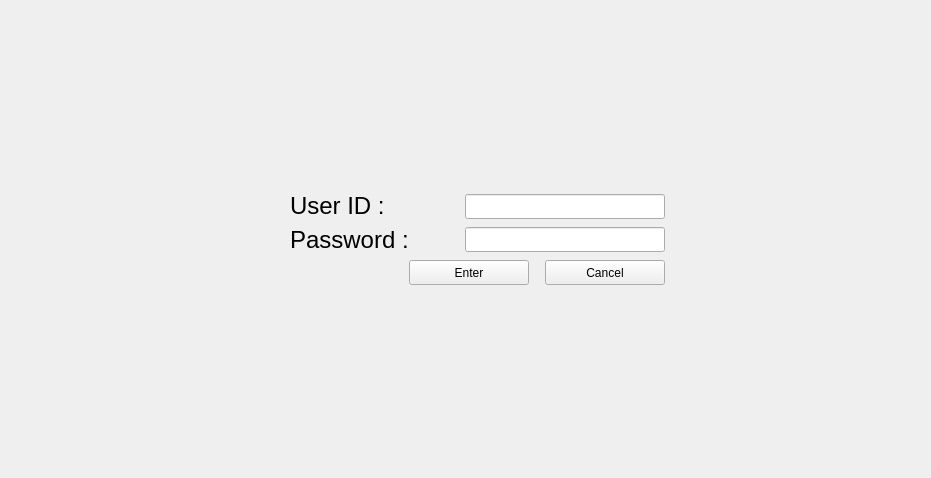
<?xml version="1.0" encoding="UTF-8"?>
<ui version="4.0">
 <class>Form_Login</class>
 <widget class="QWidget" name="Form_Login">
  <property name="geometry">
   <rect>
    <x>0</x>
    <y>0</y>
    <width>931</width>
    <height>478</height>
   </rect>
  </property>
  <property name="windowTitle">
   <string>Form</string>
  </property>
  <layout class="QGridLayout" name="gridLayout">
   <item row="0" column="1">
    <layout class="QVBoxLayout" name="verticalLayout">
     <item>
      <layout class="QVBoxLayout" name="verticalLayout_4">
       <item>
        <layout class="QHBoxLayout" name="horizontalLayout_2">
         <item>
          <layout class="QVBoxLayout" name="verticalLayout_2">
           <property name="leftMargin">
            <number>25</number>
           </property>
           <item>
            <widget class="QLabel" name="label">
             <property name="text">
              <string>&lt;html&gt;&lt;head/&gt;&lt;body&gt;&lt;p&gt;&lt;span style=&quot; font-size:18pt;&quot;&gt;User ID :&lt;/span&gt;&lt;/p&gt;&lt;/body&gt;&lt;/html&gt;</string>
             </property>
            </widget>
           </item>
           <item>
            <widget class="QLabel" name="label_2">
             <property name="text">
              <string>&lt;html&gt;&lt;head/&gt;&lt;body&gt;&lt;p&gt;&lt;span style=&quot; font-size:18pt;&quot;&gt;Password :&lt;/span&gt;&lt;/p&gt;&lt;/body&gt;&lt;/html&gt;</string>
             </property>
            </widget>
           </item>
          </layout>
         </item>
         <item>
          <spacer name="horizontalSpacer_2">
           <property name="orientation">
            <enum>Qt::Horizontal</enum>
           </property>
           <property name="sizeType">
            <enum>QSizePolicy::Fixed</enum>
           </property>
           <property name="sizeHint" stdset="0">
            <size>
             <width>50</width>
             <height>20</height>
            </size>
           </property>
          </spacer>
         </item>
         <item>
          <layout class="QVBoxLayout" name="verticalLayout_3">
           <item>
            <widget class="QLineEdit" name="lineEdit">
             <property name="minimumSize">
              <size>
               <width>200</width>
               <height>25</height>
              </size>
             </property>
             <property name="maximumSize">
              <size>
               <width>1000</width>
               <height>25</height>
              </size>
             </property>
            </widget>
           </item>
           <item>
            <widget class="QLineEdit" name="lineEdit_2">
             <property name="minimumSize">
              <size>
               <width>200</width>
               <height>25</height>
              </size>
             </property>
             <property name="maximumSize">
              <size>
               <width>1000</width>
               <height>25</height>
              </size>
             </property>
            </widget>
           </item>
          </layout>
         </item>
        </layout>
       </item>
       <item>
        <layout class="QHBoxLayout" name="horizontalLayout" stretch="3,3,0,0">
         <property name="sizeConstraint">
          <enum>QLayout::SetDefaultConstraint</enum>
         </property>
         <property name="leftMargin">
          <number>0</number>
         </property>
         <property name="bottomMargin">
          <number>0</number>
         </property>
         <item>
          <spacer name="horizontalSpacer_3">
           <property name="orientation">
            <enum>Qt::Horizontal</enum>
           </property>
           <property name="sizeType">
            <enum>QSizePolicy::Expanding</enum>
           </property>
           <property name="sizeHint" stdset="0">
            <size>
             <width>150</width>
             <height>20</height>
            </size>
           </property>
          </spacer>
         </item>
         <item>
          <widget class="QPushButton" name="pushButton">
           <property name="minimumSize">
            <size>
             <width>120</width>
             <height>25</height>
            </size>
           </property>
           <property name="maximumSize">
            <size>
             <width>120</width>
             <height>25</height>
            </size>
           </property>
           <property name="text">
            <string>Enter</string>
           </property>
          </widget>
         </item>
         <item>
          <spacer name="horizontalSpacer">
           <property name="orientation">
            <enum>Qt::Horizontal</enum>
           </property>
           <property name="sizeType">
            <enum>QSizePolicy::Fixed</enum>
           </property>
           <property name="sizeHint" stdset="0">
            <size>
             <width>10</width>
             <height>20</height>
            </size>
           </property>
          </spacer>
         </item>
         <item>
          <widget class="QPushButton" name="pushButton_2">
           <property name="sizePolicy">
            <sizepolicy hsizetype="Expanding" vsizetype="Fixed">
             <horstretch>0</horstretch>
             <verstretch>0</verstretch>
            </sizepolicy>
           </property>
           <property name="minimumSize">
            <size>
             <width>120</width>
             <height>25</height>
            </size>
           </property>
           <property name="maximumSize">
            <size>
             <width>120</width>
             <height>25</height>
            </size>
           </property>
           <property name="text">
            <string>Cancel</string>
           </property>
          </widget>
         </item>
        </layout>
       </item>
      </layout>
     </item>
    </layout>
   </item>
   <item row="0" column="2">
    <spacer name="horizontalSpacer_4">
     <property name="orientation">
      <enum>Qt::Horizontal</enum>
     </property>
     <property name="sizeType">
      <enum>QSizePolicy::Expanding</enum>
     </property>
     <property name="sizeHint" stdset="0">
      <size>
       <width>500</width>
       <height>20</height>
      </size>
     </property>
    </spacer>
   </item>
   <item row="0" column="0">
    <spacer name="horizontalSpacer_5">
     <property name="orientation">
      <enum>Qt::Horizontal</enum>
     </property>
     <property name="sizeHint" stdset="0">
      <size>
       <width>500</width>
       <height>20</height>
      </size>
     </property>
    </spacer>
   </item>
  </layout>
 </widget>
 <resources/>
 <connections>
  <connection>
   <sender>pushButton</sender>
   <signal>clicked()</signal>
   <receiver>Form_Login</receiver>
   <slot>Enter()</slot>
   <hints>
    <hint type="sourcelabel">
     <x>453</x>
     <y>350</y>
    </hint>
    <hint type="destinationlabel">
     <x>256</x>
     <y>337</y>
    </hint>
   </hints>
  </connection>
  <connection>
   <sender>pushButton_2</sender>
   <signal>clicked()</signal>
   <receiver>Form_Login</receiver>
   <slot>Cancel()</slot>
   <hints>
    <hint type="sourcelabel">
     <x>569</x>
     <y>344</y>
    </hint>
    <hint type="destinationlabel">
     <x>674</x>
     <y>308</y>
    </hint>
   </hints>
  </connection>
 </connections>
 <slots>
  <slot>Enter()</slot>
  <slot>Cancel()</slot>
 </slots>
</ui>
